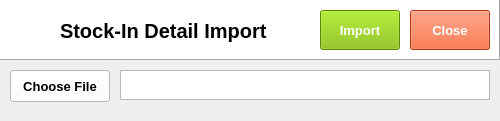
<?xml version="1.0" encoding="UTF-8"?>
<ui version="4.0">
 <class>Dialog</class>
 <widget class="QDialog" name="Dialog">
  <property name="geometry">
   <rect>
    <x>0</x>
    <y>0</y>
    <width>500</width>
    <height>121</height>
   </rect>
  </property>
  <property name="windowTitle">
   <string>Dialog</string>
  </property>
  <widget class="QFrame" name="frame">
   <property name="geometry">
    <rect>
     <x>0</x>
     <y>0</y>
     <width>500</width>
     <height>60</height>
    </rect>
   </property>
   <property name="autoFillBackground">
    <bool>false</bool>
   </property>
   <property name="styleSheet">
    <string notr="true">background-color: rgb(255, 255, 255);</string>
   </property>
   <property name="frameShape">
    <enum>QFrame::Panel</enum>
   </property>
   <property name="frameShadow">
    <enum>QFrame::Raised</enum>
   </property>
   <widget class="QLabel" name="label">
    <property name="geometry">
     <rect>
      <x>10</x>
      <y>10</y>
      <width>38</width>
      <height>32</height>
     </rect>
    </property>
    <property name="text">
     <string/>
    </property>
    <property name="pixmap">
     <pixmap>../../python-pos/img/Disbursement.png</pixmap>
    </property>
    <property name="scaledContents">
     <bool>true</bool>
    </property>
   </widget>
   <widget class="QLabel" name="label_2">
    <property name="geometry">
     <rect>
      <x>60</x>
      <y>10</y>
      <width>220</width>
      <height>41</height>
     </rect>
    </property>
    <property name="font">
     <font>
      <family>Segoe UI</family>
      <pointsize>15</pointsize>
      <weight>75</weight>
      <bold>true</bold>
     </font>
    </property>
    <property name="text">
     <string>Stock-In Detail Import</string>
    </property>
    <property name="textFormat">
     <enum>Qt::PlainText</enum>
    </property>
   </widget>
   <widget class="QPushButton" name="pushButton">
    <property name="geometry">
     <rect>
      <x>1200</x>
      <y>10</y>
      <width>70</width>
      <height>40</height>
     </rect>
    </property>
    <property name="font">
     <font>
      <family>Segoe UI</family>
      <pointsize>10</pointsize>
      <weight>75</weight>
      <bold>true</bold>
     </font>
    </property>
    <property name="autoFillBackground">
     <bool>false</bool>
    </property>
    <property name="styleSheet">
     <string notr="true">background-color: rgb(240, 80, 128);
color: rgb(255, 255, 255);</string>
    </property>
    <property name="text">
     <string>View</string>
    </property>
   </widget>
   <widget class="QPushButton" name="pushButton_2">
    <property name="geometry">
     <rect>
      <x>1280</x>
      <y>10</y>
      <width>70</width>
      <height>40</height>
     </rect>
    </property>
    <property name="font">
     <font>
      <family>Segoe UI</family>
      <pointsize>10</pointsize>
      <weight>75</weight>
      <bold>true</bold>
     </font>
    </property>
    <property name="styleSheet">
     <string notr="true">background-color: rgb(243, 79, 28);
color: rgb(255, 255, 255);</string>
    </property>
    <property name="text">
     <string>Close</string>
    </property>
    <property name="flat">
     <bool>false</bool>
    </property>
   </widget>
  </widget>
  <widget class="QPushButton" name="pushButton_6">
   <property name="geometry">
    <rect>
     <x>320</x>
     <y>10</y>
     <width>80</width>
     <height>40</height>
    </rect>
   </property>
   <property name="font">
    <font>
     <family>Segoe UI</family>
     <pointsize>10</pointsize>
     <weight>75</weight>
     <bold>true</bold>
    </font>
   </property>
   <property name="autoFillBackground">
    <bool>false</bool>
   </property>
   <property name="styleSheet">
    <string notr="true">background-color: rgb(127, 188, 0);
color: rgb(255, 255, 255);</string>
   </property>
   <property name="text">
    <string>Import</string>
   </property>
  </widget>
  <widget class="QPushButton" name="pushButton_7">
   <property name="geometry">
    <rect>
     <x>410</x>
     <y>10</y>
     <width>80</width>
     <height>40</height>
    </rect>
   </property>
   <property name="font">
    <font>
     <family>Segoe UI</family>
     <pointsize>10</pointsize>
     <weight>75</weight>
     <bold>true</bold>
    </font>
   </property>
   <property name="autoFillBackground">
    <bool>false</bool>
   </property>
   <property name="styleSheet">
    <string notr="true">background-color: rgb(243, 79, 28);
color: rgb(255, 255, 255);</string>
   </property>
   <property name="text">
    <string>Close</string>
   </property>
  </widget>
  <widget class="QPushButton" name="pushButton_8">
   <property name="geometry">
    <rect>
     <x>10</x>
     <y>70</y>
     <width>100</width>
     <height>32</height>
    </rect>
   </property>
   <property name="font">
    <font>
     <family>Segoe UI</family>
     <pointsize>10</pointsize>
     <weight>75</weight>
     <bold>true</bold>
    </font>
   </property>
   <property name="autoFillBackground">
    <bool>false</bool>
   </property>
   <property name="styleSheet">
    <string notr="true">background-color: rgb(255, 255, 255);</string>
   </property>
   <property name="text">
    <string>Choose File</string>
   </property>
  </widget>
  <widget class="QTextEdit" name="textEdit_2">
   <property name="geometry">
    <rect>
     <x>120</x>
     <y>70</y>
     <width>370</width>
     <height>30</height>
    </rect>
   </property>
  </widget>
 </widget>
 <resources/>
 <connections/>
</ui>
